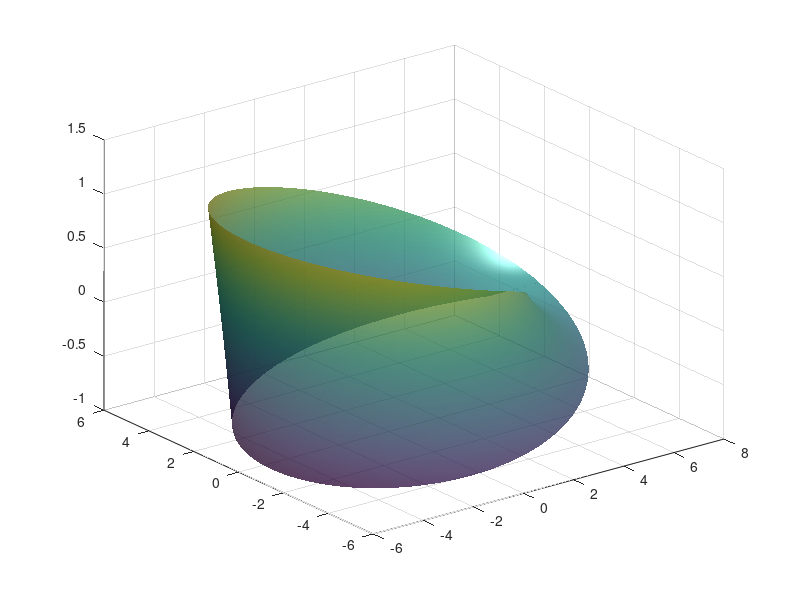

Write the MATLAB code that produced this figure. (Note: this script raises an error after producing the figure.)
clear all;
% Settings
delta_theta = 0.005;
delta_r = 0.01;
theta_min = 0;
theta_max = 2*pi;
r_min = -1;
r_max = 1;

%Generate the Polar angle vector containing information about sector location and angle
Theta = [theta_min:delta_theta:theta_max+delta_theta];  
%Generate the Radius vector
R = [r_min:delta_r:r_max+delta_r];
%Create a grid from angle and Radius
[ThetaG,RG] = meshgrid(Theta,R);
%Create X,Y matrices calculated on grid.
% X = RG.*cos(ThetaG);
% Y = RG.*sin(ThetaG);
R = 5;
X = (R+RG.*cos(.5*ThetaG)).*cos(ThetaG);
Y = (R+RG.*cos(.5*ThetaG)).*sin(ThetaG);
f = RG.*sin(.5*ThetaG);

h = surf(X,Y,f,'EdgeColor','none',...
    'FaceAlpha',.75);
shading interp
lightangle(-45,30)
h.FaceLighting = 'gouraud';
h.AmbientStrength = 0.3;
h.DiffuseStrength = 0.8;
h.SpecularStrength = 0.9;
h.SpecularExponent = 25;
h.BackFaceLighting = 'unlit';
colormap(cool);
view(25,25)

set(gca,'TickLabelInterpreter','latex')
xlabel('$x$', 'interpreter','latex')
ylabel('$y$', 'Interpreter', 'latex')
zlabel('$f(x,y)$', 'Interpreter', 'latex')